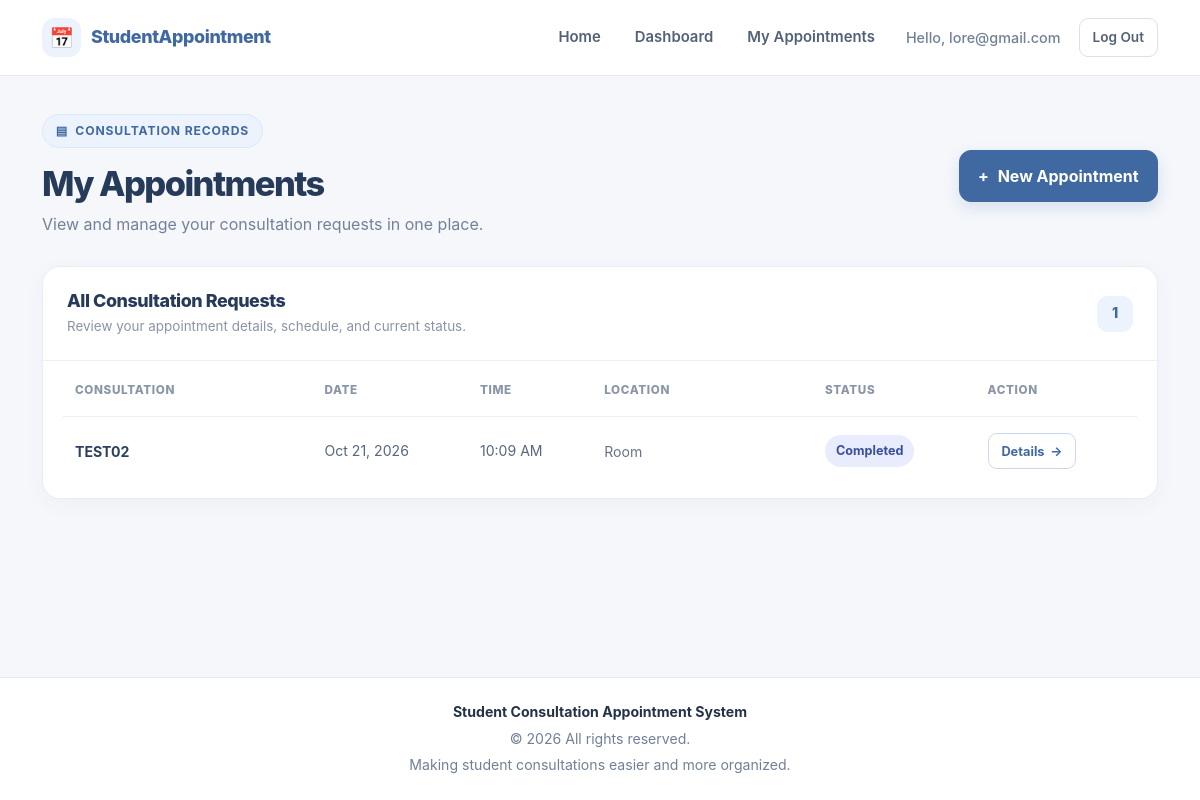
/appointments/ (signed in), run on the app's committed database.
### Alcomendras_App/models.py (models this page shows, shortened)
class Appointment(models.Model):
    STATUS_CHOICES = [
        ('pending', 'Pending'),
        ('approved', 'Approved'),
        ('rejected', 'Rejected'),
        ('completed', 'Completed'),
        ('cancelled', 'Cancelled'),
    ]
    student = models.ForeignKey(
        User,
        on_delete=models.CASCADE,
        related_name='student_appointments'
    )
    assigned_teacher = models.ForeignKey(
    User,
    on_delete=models.SET_NULL,
    null=True,
    blank=True,
    related_name='assigned_appointments'
)
    consultation_title = models.CharField(max_length=150)
    description = models.TextField()
    consultation_date = models.DateField()
    consultation_time = models.TimeField()
    location = models.CharField(max_length=150, blank=True)
    status = models.CharField(
        max_length=20,
        choices=STATUS_CHOICES,
        default='pending'
    )
    staff_remarks = models.TextField(blank=True)
    created_at = models.DateTimeField(auto_now_add=True)
    updated_at = models.DateTimeField(auto_now=True)
    class Meta:
        ordering = ['consultation_date', 'consultation_time']

### Alcomendras_App/views.py (the view)
@login_required
def appointment_list(request):
    if is_admin(request.user) or is_teacher(request.user):
        return get_role_redirect(request.user)
    appointments = Appointment.objects.filter(
        student=request.user
    ).order_by('-created_at')
    return render(
        request,
        'StudentAppointment/appointment_list.html',
        {'appointments': appointments},
    )

### Alcomendras_App/views.py (called while the page is built)
def is_teacher(user):
    return (
        user.is_authenticated
        and user.groups.filter(name='Teacher').exists()
    )

def is_admin(user):
    return user.is_authenticated and user.is_superuser

### Alcomendras_App/templates/StudentAppointment/appointment_list.html (shortened to what this page needs)
{% extends 'StudentAppointment/base.html' %}
{% block content %}
<div class="appointment-page">
    <div class="appointment-heading d-flex flex-wrap justify-content-between align-items-center gap-3">
        <div>
            <span class="appointment-eyebrow">
                <span aria-hidden="true">▤</span> Consultation Records
            </span>
            <h1 class="appointment-page-title">My Appointments</h1>
            <p class="appointment-page-subtitle">
                View and manage your consultation requests in one place.
            </p>
        </div>
        <a href="{% url 'appointment_create' %}"
           class="btn btn-primary new-appointment-btn">
            <span aria-hidden="true">+</span>
            New Appointment
        </a>
    </div>
    <section class="appointment-list-card">
        <div class="appointment-list-header">
            <div>
                <h2 class="appointment-list-title">All Consultation Requests</h2>
                <p class="appointment-list-description">
                    Review your appointment details, schedule, and current status.
                </p>
            </div>
            {% if appointments %}
                <span class="appointment-count-label" title="Total appointments">
                    {{ appointments.count }}
                </span>
            {% endif %}
        </div>
        {% if appointments %}
            <div class="table-responsive appointment-table-wrap">
                <table class="table appointment-table">
                    <thead>
                        <tr>
                            <th scope="col">Consultation</th>
                            <th scope="col">Date</th>
                            <th scope="col">Time</th>
                            <th scope="col">Location</th>
                            <th scope="col">Status</th>
                            <th scope="col">Action</th>
                        </tr>
                    </thead>
                    <tbody>
                        {% for appointment in appointments %}
                            <tr>
                                <td>
                                    <span class="consultation-title">
                                        {{ appointment.consultation_title }}
                                    </span>
                                </td>
                                <td class="appointment-date">
                                    {{ appointment.consultation_date|date:"M d, Y" }}
                                </td>
                                <td class="appointment-time">
                                    {{ appointment.consultation_time|time:"g:i A" }}
                                </td>
                                <td>
                                    <div class="appointment-location">
                                        {{ appointment.location|default:"To be announced" }}
                                    </div>
                                </td>
                                <td>
                                    <span class="status-badge status-{{ appointment.status }}">
                                        {{ appointment.get_status_display }}
                                    </span>
                                </td>
                                <td>
                                    <a href="{% url 'appointment_detail' appointment.pk %}"
                                       class="btn btn-outline-primary appointment-details-btn">
                                        Details
                                        <span aria-hidden="true">→</span>
                                    </a>
                                </td>
                            </tr>
                        {% endfor %}
                    </tbody>
                </table>
            </div>
        {% endif %}
    </section>
</div>
{% endblock %}

### Alcomendras_App/templates/StudentAppointment/base.html (shortened to what this page needs)
<!DOCTYPE html>
<html lang="en">
<head>
    <link href="https://cdn.jsdelivr.net/npm/bootstrap@5.3.3/dist/css/bootstrap.min.css" rel="stylesheet">
</head>
<body>
<nav class="navbar navbar-expand-lg sticky-top">
    <div class="container">
        <a class="navbar-brand" href="{% url 'home' %}">
            <span class="brand-icon" aria-hidden="true">&#128197;</span>
            <span>StudentAppointment</span>
        </a>
        <div class="collapse navbar-collapse" id="mainNavbar">
            <ul class="navbar-nav ms-auto align-items-lg-center gap-lg-2">
                <li class="nav-item">
                    <a class="nav-link" href="{% url 'home' %}">Home</a>
                </li>
                {% if user.is_authenticated %}
                    <li class="nav-item">
                        <a class="nav-link" href="{% url 'dashboard' %}">Dashboard</a>
                    </li>
                    <li class="nav-item">
                        <a class="nav-link" href="{% url 'appointment_list' %}">My Appointments</a>
                    </li>
                    <li class="nav-item">
                        <span class="user-greeting d-block">
                            Hello, {{ user.username }}
                        </span>
                    </li>
                    <li class="nav-item">
                        <form method="post" action="{% url 'logout' %}">
                            <button type="submit" class="btn btn-outline-secondary btn-sm">
                                Log Out
                            </button>
                        </form>
                    </li>
                {% endif %}
            </ul>
        </div>
    </div>
</nav>
<main class="page-content">
    <div class="container">
        {% block content %}{% endblock %}
    </div>
</main>
<footer>
    <div class="container">
        <div class="footer-title">
            Student Consultation Appointment System
        </div>
        <div>
            &copy; {% now "Y" %} All rights reserved.
        </div>
        <div class="mt-1">
            Making student consultations easier and more organized.
        </div>
    </div>
</footer>
</body>
</html>

### Alcomendras_App/templates/StudentAppointment/base.html (style rules this page uses)
:root { --primary: #4169a1; --primary-dark: #2d4e7c; --primary-light: #edf3fc; --background: #f5f7fb; --surface: #ffffff; --text: #243247; --muted: #718096; --border: #e4eaf2; --shadow: 0 8px 28px rgba(35, 55, 80, 0.06); --radius: 16px; }
* { box-sizing: border-box; }
html { scroll-behavior: smooth; }
body { background: var(--background); color: var(--text); font-family: Inter, "Segoe UI", Arial, sans-serif; min-height: 100vh; display: flex; flex-direction: column; line-height: 1.6; }
a { text-decoration: none; }
.navbar { background: rgba(255, 255, 255, 0.96); border-bottom: 1px solid var(--border); padding: 13px 0; backdrop-filter: blur(12px); }
.navbar-brand { display: inline-flex; align-items: center; gap: 10px; color: var(--primary) !important; font-weight: 800; font-size: 1.12rem; letter-spacing: -0.4px; }
.brand-icon { display: inline-flex; align-items: center; justify-content: center; width: 39px; height: 39px; background: var(--primary-light); color: var(--primary); border-radius: 12px; font-size: 1.25rem; }
.nav-link { color: #526176; font-weight: 600; font-size: 0.93rem; padding: 9px 13px !important; border-radius: 9px; transition: color 0.2s ease, background 0.2s ease; }
.user-greeting { color: var(--muted); font-size: 0.9rem; font-weight: 500; padding: 8px 10px; }
.btn { border-radius: 10px; font-weight: 600; padding: 10px 17px; transition: transform 0.2s ease, background 0.2s ease, box-shadow 0.2s ease; }
.btn-primary { background: var(--primary); border-color: var(--primary); box-shadow: 0 4px 10px rgba(65, 105, 161, 0.13); }
.btn-outline-primary { color: var(--primary); border-color: #cbd8eb; }
.btn-outline-secondary { color: #536174; border-color: #d9e1eb; }
.btn-sm { padding: 8px 13px; border-radius: 9px; font-size: 0.85rem; }
.page-content { flex: 1; width: 100%; padding-top: 38px; padding-bottom: 55px; }
h1, h2, h3, h4, h5, h6 { color: var(--text); font-weight: 750; letter-spacing: -0.45px; }
h1 { letter-spacing: -1.1px; }
p { overflow-wrap: anywhere; }
.table-responsive { border-radius: 12px; }
.table { --bs-table-bg: transparent; color: var(--text); margin-bottom: 0; vertical-align: middle; }
.table thead th { background: #f6f8fc; color: #64748b; border-bottom: 1px solid var(--border); font-size: 0.79rem; font-weight: 750; letter-spacing: 0.45px; text-transform: uppercase; white-space: nowrap; padding: 15px 16px; }
.table tbody td { border-bottom: 1px solid #edf0f5; padding: 16px; }
.table tbody tr:last-child td { border-bottom: 0; }
.status-badge { display: inline-flex; align-items: center; gap: 6px; padding: 6px 11px; border-radius: 30px; font-size: 0.79rem; font-weight: 700; text-transform: capitalize; white-space: nowrap; }
.status-completed { background: #e8ecfc; color: #394f9b; }
footer { background: #fff; border-top: 1px solid var(--border); color: var(--muted); padding: 23px 0; text-align: center; font-size: 0.88rem; margin-top: auto; }
footer .footer-title { color: var(--text); font-weight: 700; margin-bottom: 4px; }

### data on the page
Appointment: consultation_title "TEST02", consultation_date "Oct 21, 2026", consultation_time "10:09 AM", location "Room", status "Completed"

### other printed values
{{ user.username }} "lore@gmail.com"
{{ appointments.count }} "1"
